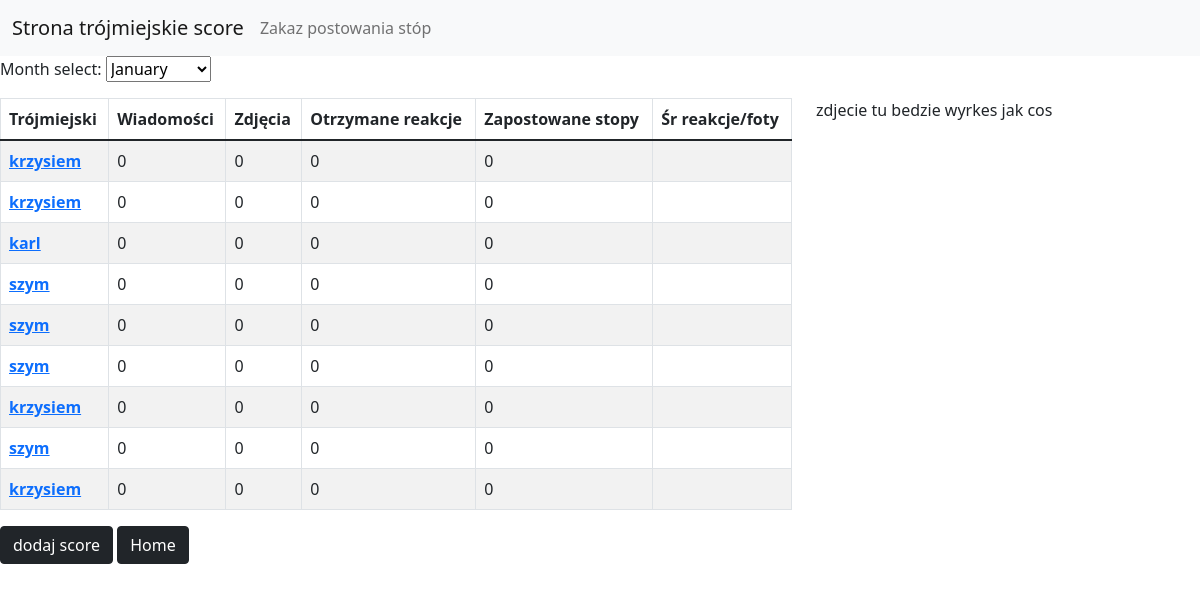
Before: / with the older database file.
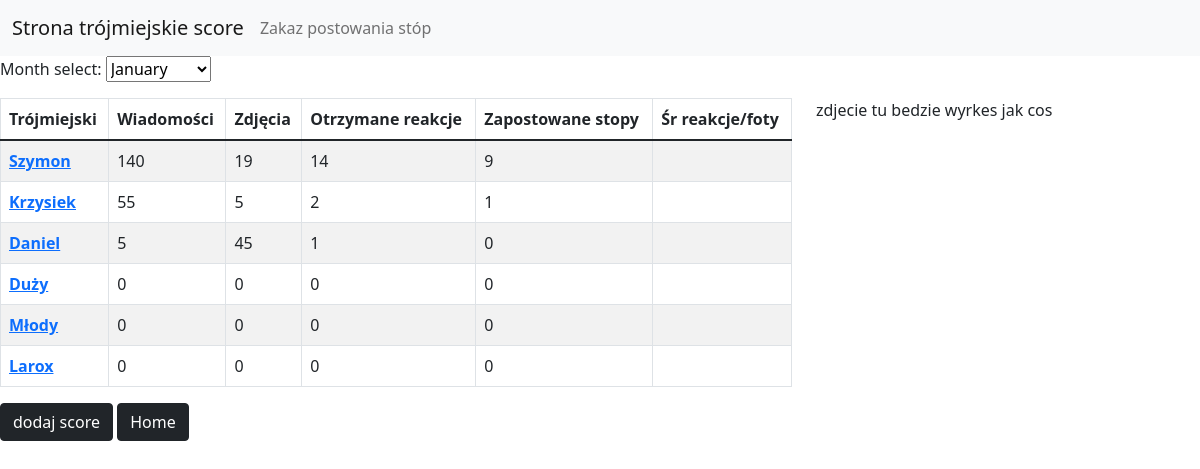
After: the same page with the newer database file.
### playground/models.py (models this page shows, shortened)
class Person(models.Model):
    name = models.TextField(max_length=30)
    def sum_photos(self):
        sum = 0
        for x in Score.objects.filter(owner=self.id):
            sum += x.photos
        return sum
    def sum_messages(self):
        sum = 0
        for x in Score.objects.filter(owner=self.id):
            sum += x.messages
        return sum
    def sum_reactions(self):
        sum = 0
        for x in Score.objects.filter(owner=self.id):
            sum += x.reactions
        return sum
    def sum_feet(self):
        sum = 0
        for x in Score.objects.filter(owner=self.id):
            sum += x.feet
        return sum

class Score(models.Model):
    owner = models.ForeignKey(Person, on_delete=CASCADE)
    messages = models.PositiveSmallIntegerField(default=0)
    photos = models.PositiveSmallIntegerField(default=0)
    reactions = models.PositiveSmallIntegerField(default=0)
    feet = models.PositiveSmallIntegerField(default=0)
    date_from = models.DateField()
    date_to = models.DateField()

### playground/views.py (the view)
# urls.py: path('', views.HomeView.as_view(), name='home'),
class HomeView(ListView):
    template_name = "home.html"
    context_object_name = "pepole"
    filterset_class = ProductFilter
    queryset = Person.objects.all()
    def get_context_data(self, **kwargs):
        context = super().get_context_data()
        context['form'] = MonthForm
        context['filter'] = ProductFilter
        return context

### playground/templates/home.html (shortened to what this page needs)
{% extends 'base.html' %}
{% block content %}
{% load suma %}
    {{form.as_p}}
  <div class="row">
    <div class="col-8"><table class="table table-striped table-hover table-bordered">
        <thead>
          <tr>
            <th scope="col">Trójmiejski</th>
            <th scope="col">Wiadomości</th>
            <th scope="col">Zdjęcia</th>
            <th scope="col">Otrzymane reakcje</th>
            <th scope="col">Zapostowane stopy</th>
            <th scope="col">Śr reakcje/foty</th>
          </tr>
        </thead>
        <tbody>
        {% for person in pepole %}
          <tr>
            <th scope="row"><a href="krzysiem" >{{person.name}}</a></th>
              <td>{{ person.sum_messages }}</td>
              <td>{{  person.sum_photos }}</td>
              <td>{{  person.sum_reactions }}</td>
              <td>{{ person.sum_feet }}</td>
              <td></td>
          </tr>
        {% endfor %}
        </tbody>
      </table></div>
    <div class="col-4">zdjecie tu bedzie wyrkes jak cos</div>
  </div>
  <a class="btn btn-dark" href="add_score">dodaj score</a>
{% endblock %}

### playground/templates/base.html (shortened to what this page needs)
<!doctype html>
<html lang="en">
  <head>
    <link href="https://cdn.jsdelivr.net/npm/bootstrap@5.1.3/dist/css/bootstrap.min.css" rel="stylesheet">
  </head>
  <body>
    <nav class="navbar navbar-expand-lg navbar-light bg-light">
        <div class="container-fluid">
          <a class="navbar-brand" >Strona trójmiejskie score</a>
          <div class="collapse navbar-collapse" id="navbarText">
            <span class="navbar-text">
              Zakaz postowania stóp
            </span>
          </div>
        </div>
      </nav>
    {% block content %}
    {% endblock %}
    <a href="{% url 'home' %}" class="btn btn-dark">Home</a>
  </body>
</html>

Changed rows visible on the page:
removed Person: name "krzysiem", sum_messages "0", sum_photos "0", sum_reactions "0", sum_feet "0"
removed Person: name "krzysiem", sum_messages "0", sum_photos "0", sum_reactions "0", sum_feet "0"
removed Person: name "karl", sum_messages "0", sum_photos "0", sum_reactions "0", sum_feet "0"
removed Person: name "szym", sum_messages "0", sum_photos "0", sum_reactions "0", sum_feet "0"
removed Person: name "szym", sum_messages "0", sum_photos "0", sum_reactions "0", sum_feet "0"
removed Person: name "szym", sum_messages "0", sum_photos "0", sum_reactions "0", sum_feet "0"
removed Person: name "krzysiem", sum_messages "0", sum_photos "0", sum_reactions "0", sum_feet "0"
removed Person: name "szym", sum_messages "0", sum_photos "0", sum_reactions "0", sum_feet "0"
removed Person: name "krzysiem", sum_messages "0", sum_photos "0", sum_reactions "0", sum_feet "0"
added Person: name "Szymon", sum_messages "140", sum_photos "19", sum_reactions "14", sum_feet "9"
added Person: name "Krzysiek", sum_messages "55", sum_photos "5", sum_reactions "2", sum_feet "1"
added Person: name "Daniel", sum_messages "5", sum_photos "45", sum_reactions "1", sum_feet "0"
added Person: name "Duży", sum_messages "0", sum_photos "0", sum_reactions "0", sum_feet "0"
added Person: name "Młody", sum_messages "0", sum_photos "0", sum_reactions "0", sum_feet "0"
added Person: name "Larox", sum_messages "0", sum_photos "0", sum_reactions "0", sum_feet "0"
